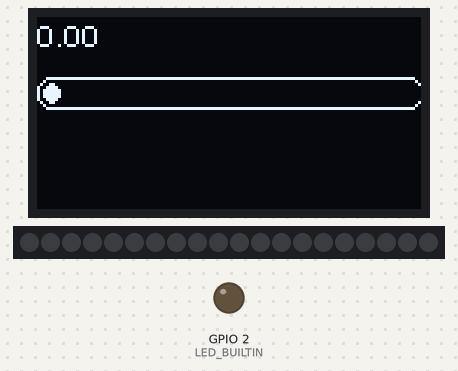
This program was run on a simulated ESP32. On the bench: 128×64 one-colour display, 20 RGB LEDs in strip order, left to right, output pins drawn as LEDs (lit = HIGH). Nothing arrives over Bluetooth unless stated.

Above: at 0.1 s.

The program:

main.cpp
```cpp
#include <Arduino.h>
#include <string>
#include <FastLED.h>
#include <BLEDevice.h>
#include "heltec.h"
// using namespace std;

#define J9 22
#define J11 23

#define NUM_LEDS 20

CRGB leds[NUM_LEDS];
#define DATA_PIN 22

OLEDDisplay *oled;
BLEScan *pBLEScan;

int maxRssi = -70;
int strength = 0;
double distance = 0;
std::string name = "";
static uint8_t hue = 0;

int lerp(int a, int b, float f)
{
  return a + f * (b - a);
}


double rssiToDistance(int rssi)
{
  int txPower = -59; // hard coded power value. Usually ranges between -59 to -65

  if (rssi == 0)
  {
    return -1.0; // if we cannot determine accuracy, return -1.
  }

  double ratio = rssi * 1.0 / txPower;
  if (ratio < 1.0)
  {
    return pow(ratio, 10);
  }
  else
  {
    double accuracy = (0.89976) * pow(ratio, 7.7095) + 0.111;
    return accuracy;
  }
}

class MyAdvertisedDeviceCallbacks : public BLEAdvertisedDeviceCallbacks
{
  void onResult(BLEAdvertisedDevice advertisedDevice)
  {
    name = advertisedDevice.getName();
    if (name[0] == 'M')
    {
      auto rssi = advertisedDevice.getRSSI();
      maxRssi = max(maxRssi, rssi);
    }
  }
};

void EndScanCallback(BLEScanResults results)
{
  distance = lerp(distance, rssiToDistance(maxRssi), 0.2);
  if (distance > 50) distance = 50;

  strength = map(distance * -1, -50, -1, 0, 100);
  maxRssi = -100;
  pBLEScan->start(1, EndScanCallback, false);
}
void scanForBleDevices()
{
  pBLEScan = BLEDevice::getScan();
  pBLEScan->setActiveScan(true);
  pBLEScan->setInterval(100);
  pBLEScan->setWindow(99);
  pBLEScan->setAdvertisedDeviceCallbacks(new MyAdvertisedDeviceCallbacks());
  pBLEScan->start(1, EndScanCallback, false);
}

void setup()
{
  pinMode(DATA_PIN, OUTPUT);
  FastLED.addLeds<NEOPIXEL, DATA_PIN>(leds, NUM_LEDS);
  pinMode(LED_BUILTIN, OUTPUT);
  Heltec.begin(true /* DisplayEnable Enable */, false /* LoRa Disable */, true /* Serial Enable */);
  Heltec.display->setContrast(255);
  oled = Heltec.display;

  BLEDevice::init("");
  scanForBleDevices();
}

void loop()
{
  oled->display();

  int ledsToLight = map(strength, 0, 100, 0, NUM_LEDS);
  int progress = strength;

  hue = map(strength, 0,100,0, 255 - (NUM_LEDS*5));
  oled->clear();
  oled->drawString(0, 0, String(distance));
  oled->drawProgressBar(0, 20, 128, 10, progress);
  for (int i = 0; i < NUM_LEDS; i++)
  {
    if (i < ledsToLight)
    {
      leds[i] = CHSV(hue+=5, 255, 255);
    }
    else
    {
      leds[i] = CRGB::Black;
    }
  }
  FastLED.show();
  // FastLED.showColor(CHSV(hue++, 255, brightness));
  delay(10);
}
```
